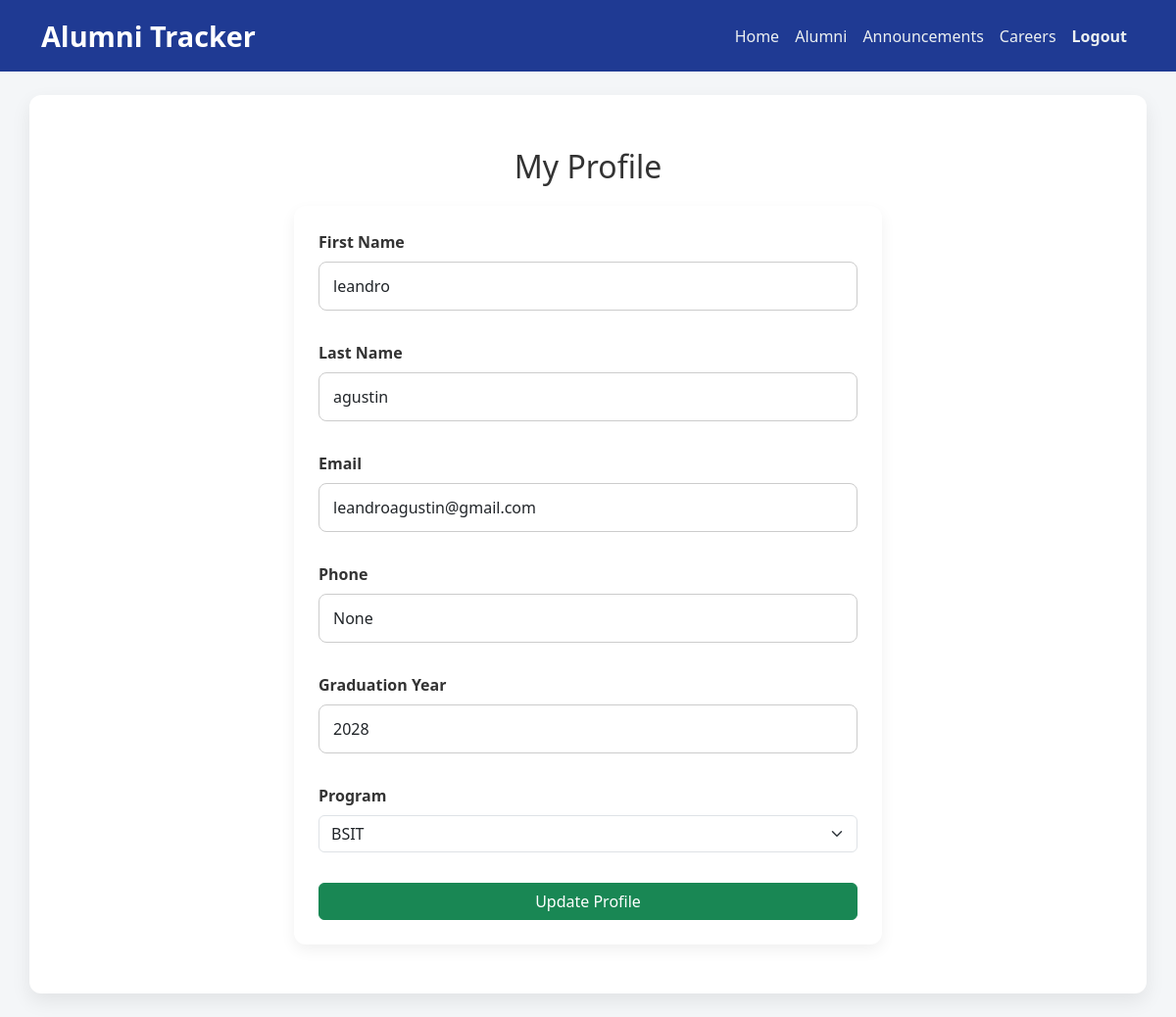
Screenshot of /alumni/profile (signed in) with the database file from the repository.
### tables this page shows
CREATE TABLE alumni (
    alumni_id INTEGER PRIMARY KEY AUTOINCREMENT,
    first_name TEXT NOT NULL,
    last_name TEXT NOT NULL,
    email TEXT UNIQUE NOT NULL,
    phone TEXT,
    graduation_year INTEGER,
    program_id INTEGER, password TEXT,
    FOREIGN KEY (program_id) REFERENCES programs(program_id)
);

CREATE TABLE programs (
    program_id INTEGER PRIMARY KEY AUTOINCREMENT,
    program_name TEXT NOT NULL
);

### app.py (the view, shortened to what this page needs)
@app.route("/alumni/profile", methods=["GET", "POST"])
def alumni_profile():
    if not session.get("alumni_logged_in"):
        flash("Please log in first.", "warning")
        return redirect(url_for("alumni_login"))
    alumni_id = session["alumni_id"]
    conn = get_db_connection()
    alumni_data = conn.execute("SELECT * FROM alumni WHERE alumni_id = ?", (alumni_id,)).fetchone()
    programs = get_programs()
    conn.close()
    return render_template("alumni_profile.html", alumni=alumni_data, programs=programs)

### app.py (called while the page is built)
def get_db_connection():
    conn = sqlite3.connect(DB_PATH)
    conn.row_factory = sqlite3.Row
    return conn

def get_programs():
    conn = get_db_connection()
    programs = conn.execute("SELECT * FROM programs").fetchall()
    conn.close()
    return programs

### templates/alumni_profile.html (shortened to what this page needs)
{% extends "base.html" %}
{% block content %}
<div class="container mt-4">
    <h2>My Profile</h2>
    <form method="POST">
        <div class="mb-3">
            <label class="form-label">First Name</label>
            <input type="text" class="form-control" name="first_name" value="{{ alumni['first_name'] }}" required>
        </div>
        <div class="mb-3">
            <label class="form-label">Last Name</label>
            <input type="text" class="form-control" name="last_name" value="{{ alumni['last_name'] }}" required>
        </div>
        <div class="mb-3">
            <label class="form-label">Email</label>
            <input type="email" class="form-control" name="email" value="{{ alumni['email'] }}" required>
        </div>
        <div class="mb-3">
            <label class="form-label">Phone</label>
            <input type="text" class="form-control" name="phone" value="{{ alumni['phone'] }}">
        </div>
        <div class="mb-3">
            <label class="form-label">Graduation Year</label>
            <input type="number" class="form-control" name="graduation_year" value="{{ alumni['graduation_year'] }}">
        </div>
        <div class="mb-3">
            <label class="form-label">Program</label>
            <select class="form-select" name="program_id">
                {% for program in programs %}
                    <option value="{{ program['program_id'] }}" {% if program['program_id'] == alumni['program_id'] %}selected{% endif %}>
                        {{ program['program_name'] }}
                    </option>
                {% endfor %}
            </select>
        </div>
        <button type="submit" class="btn btn-success">Update Profile</button>
    </form>
</div>
{% endblock %}

### static/css/style.css (style rules this page uses)
body { font-family: 'Segoe UI', Tahoma, Geneva, Verdana, sans-serif; background-color: #f4f6f8; color: #333; margin: 0; padding: 0; }
form { max-width: 600px; margin: 20px auto; padding: 25px; background-color: #ffffff; border-radius: 12px; box-shadow: 0 6px 15px rgba(0,0,0,0.06); display: flex; flex-direction: column; }
form label { font-weight: 600; margin-bottom: 5px; }
form input[type="text"], form input[type="password"], form input[type="email"], form input[type="number"], form input[type="date"], form select, form textarea { width: 100%; padding: 12px 14px; margin-bottom: 15px; border: 1px solid #ccc; border-radius: 8px; font-size: 1rem; transition: border 0.3s ease; }
form button { padding: 12px 15px; background-color: #1f3a93; color: white; font-weight: bold; border: none; border-radius: 8px; cursor: pointer; transition: all 0.3s ease; }
h1, h2, h3, p { text-align: center; }

### rows the page displays
alumni: first_name "leandro", last_name "agustin", email "leandroagustin@gmail.com", graduation_year "2028", program_id "BSIT"
